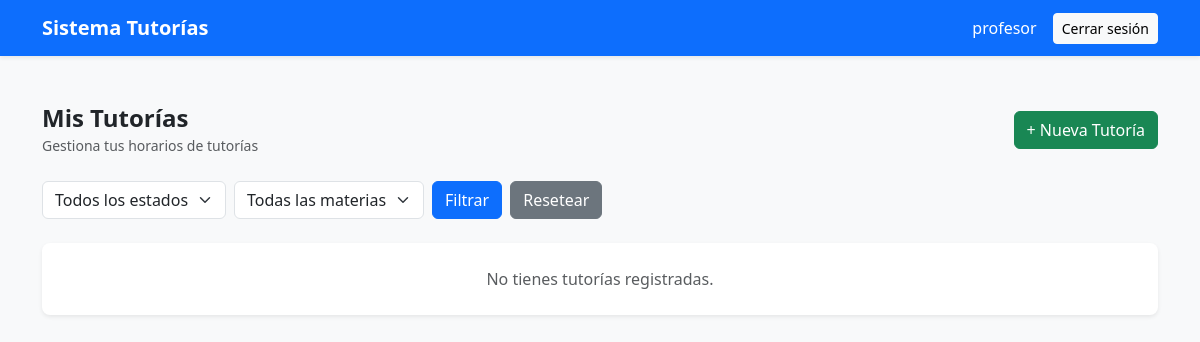
The page /sistema_tutorias/views/tutorias/listar.php (signed in) on the database as committed earlier.
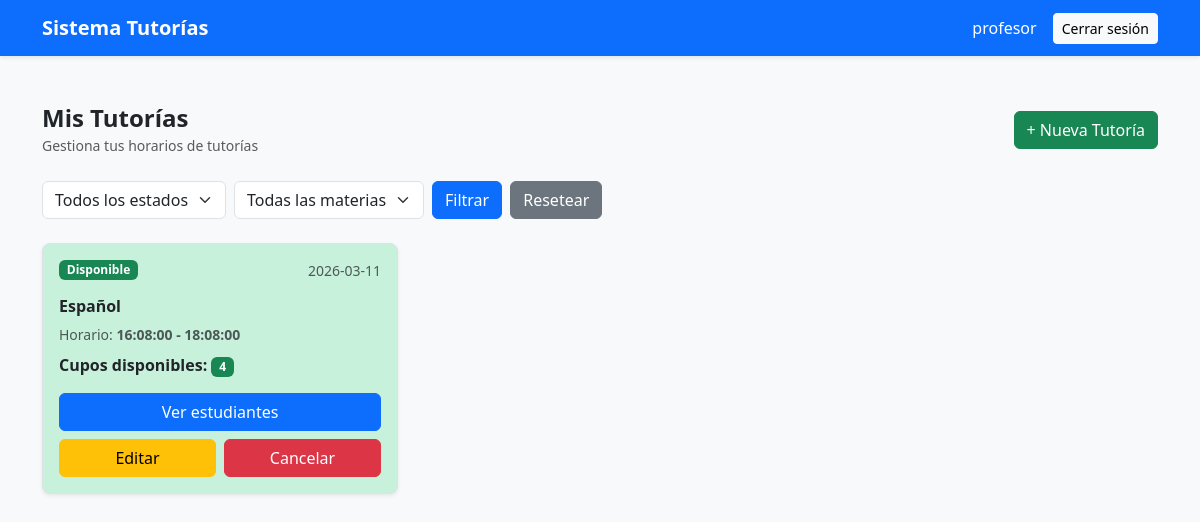
The same page on the database as committed later.
### tables this page shows
CREATE TABLE `tb_tutorias` (
  `id_tutoria` int(11) NOT NULL,
  `id_profesor` int(11) NOT NULL,
  `id_materia` int(11) DEFAULT NULL,
  `fecha` date NOT NULL,
  `hora_inicio` time NOT NULL,
  `hora_fin` time NOT NULL,
  `cupos` int(11) NOT NULL,
  `estado` enum('disponible','reservada','cancelada','finalizada') DEFAULT 'disponible',
  `fecha_creacion` timestamp NOT NULL DEFAULT current_timestamp()
);

CREATE TABLE `tb_materias` (
  `id_materia` int(11) NOT NULL,
  `nombre` varchar(100) NOT NULL,
  `descripcion` varchar(255) DEFAULT NULL,
  `estado` tinyint(1) DEFAULT 1
);

### sistema_tutorias/views/tutorias/listar.php (the view, shortened to what this page needs)
<?php
require_once "../../config/conexion.php";
$id_usuario = $_SESSION['id_usuario'];
$where_clauses = [];
$where_clauses[] = "t.id_profesor = $id_usuario";
$where_sql = "WHERE " . implode(" AND ", $where_clauses);
$sql = "
SELECT
t.id_tutoria,
t.fecha,
t.hora_inicio,
t.hora_fin,
t.cupos,
t.estado,
m.nombre AS materia
FROM tb_tutorias t
INNER JOIN tb_materias m
ON t.id_materia = m.id_materia
$where_sql
ORDER BY t.fecha ASC
";
$resultado = $conexion->query($sql);
?>
<?php include "../../includes/header.php"; ?>
<?php include "../../includes/navbar.php"; ?>
<div class="container py-5">
<div class="d-flex justify-content-between align-items-center mb-4">
<div>
<h4 class="fw-semibold mb-0">Mis Tutorías</h4>
<small class="text-muted">Gestiona tus horarios de tutorías</small>
</div>
<a href="crear.php" class="btn btn-success">
+ Nueva Tutoría
</a>
</div>
<form method="GET" class="mb-4 d-flex gap-2 flex-wrap align-items-center">
<select name="estado" class="form-select w-auto">
<option value="">Todos los estados</option>
</select>
<select name="materia" class="form-select w-auto">
<option value="">Todas las materias</option>
</select>
<button type="submit" class="btn btn-primary">
Filtrar
</button>
<a href="listar.php" class="btn btn-secondary">
Resetear
</a>
</form>
<?php if ($resultado->num_rows > 0): ?>
<div class="row g-4">
<?php while ($tutoria = $resultado->fetch_assoc()): ?>
<?php
$stmt = $conexion->prepare("
SELECT COUNT(*) as total
FROM tb_reservas
WHERE id_tutoria = ?
");
$stmt->bind_param("i", $tutoria['id_tutoria']);
$stmt->execute();
$reservas = $stmt->get_result()->fetch_assoc()['total'];
$cupos_disponibles = $tutoria['cupos'] - $reservas;
$card_color = '#c8f1dc';
?>
<div class="col-md-6 col-lg-4">
<div class="card h-100 shadow-sm rounded-3 border"
style="background-color: <?php echo $card_color; ?>;">
<div class="card-body d-flex flex-column">
<div class="d-flex justify-content-between align-items-start">
<span class="badge bg-<?php
echo ($tutoria['estado']=='disponible')?'success':
(($tutoria['estado']=='reservada')?'warning':'danger');
?>">
<?php echo ucfirst($tutoria['estado']); ?>
</span>
<small class="text-muted">
<?php echo $tutoria['fecha']; ?>
</small>
</div>
<h6 class="mt-3 mb-2 fw-semibold">
<?php echo htmlspecialchars($tutoria['materia']); ?>
</h6>
<p class="mb-2 text-muted small">
Horario:
<strong>
<?php echo $tutoria['hora_inicio']; ?>
-
<?php echo $tutoria['hora_fin']; ?>
</strong>
</p>
<p class="mb-3">
<strong>Cupos disponibles:</strong>
<span class="badge bg-<?php echo ($cupos_disponibles > 0) ? 'success' : 'danger'; ?>">
<?php echo $cupos_disponibles; ?>
</span>
</p>
<div class="mt-auto">
<a href="ver_estudiantes.php?id=<?php echo $tutoria['id_tutoria']; ?>"
class="btn btn-primary w-100 mb-2">
Ver estudiantes
</a>
<div class="d-flex gap-2">
<a href="editar.php?id=<?php echo $tutoria['id_tutoria']; ?>"
class="btn btn-warning w-50">
Editar
</a>
<?php if ($tutoria['estado'] != 'cancelada'): ?>
<a href="../../controllers/TutoriaController.php?accion=estado&id=<?php echo $tutoria['id_tutoria']; ?>&estado=cancelada"
class="btn btn-danger w-50"
onclick="return confirm('¿Seguro que deseas cancelar esta tutoría?')">
Cancelar
</a>
<?php endif; ?>
</div>
</div>
</div>
</div>
</div>
<?php endwhile; ?>
</div>
<?php else: ?>
<div class="bg-white p-4 rounded-3 shadow-sm text-center">
<p class="text-muted mb-0">
No tienes tutorías registradas.
</p>
</div>
<?php endif; ?>
</div>
<?php include "../../includes/footer.php"; ?>

Rows that differ between the two databases and show on the page:
added tb_tutorias: estado "Disponible", fecha "2026-03-11", id_materia.nombre "Español", hora_inicio "16:08:00", hora_fin "18:08:00", cupos "4"
Other text that changed with them:
text no longer shown: "No tienes tutorías registradas."
